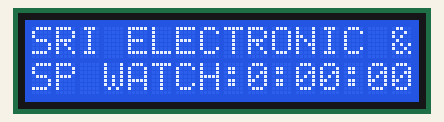
Bench run of a sketch on a simulated Arduino Uno, built with avr-gcc and run on an emulated ATmega328P. On the bench: 16×2 character LCD.

Above: at 0.3 s.
At 4.5 s:
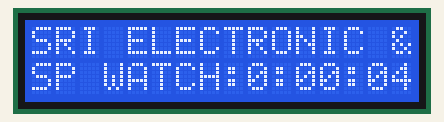
At 9.9 s:
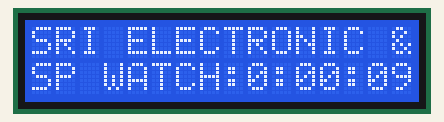
At 19.4 s:
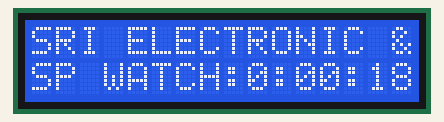
At 29.0 s:
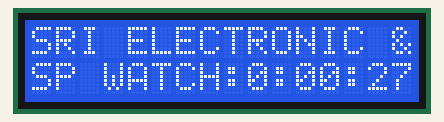
At 38.6 s:
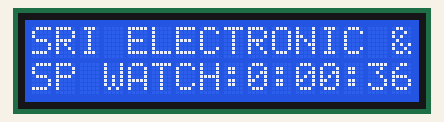

The sketch:

STOP_WATCH__HR___MIN___SEC_.ino
```cpp
#include <LiquidCrystal.h>
LiquidCrystal lcd(7, 6, 5, 4, 3, 2);

int count=0,count_1=0,count_2=0;

void Dec2ascii(unsigned char value)
{
  unsigned char x=0;

  x=value/10;
  lcd.print(x);
  delay(10);

  x=value%10;
  lcd.print(x);
  delay(10);
}

void setup()
{
  lcd.begin(16, 2);
  lcd.setCursor(0,0);
  lcd.print("SRI ELECTRONIC & EMBEDDED SOLUTIONS");
  delay(100);
}

void loop()
{
  lcd.setCursor(0,1);
  lcd.print("SP WATCH:");
  lcd.setCursor(9,1);
  Dec2ascii(count);
  lcd.setCursor(10,1);
  lcd.print(':');
  lcd.setCursor(11,1);
  Dec2ascii(count_1);
  lcd.setCursor(13,1);
  lcd.print(':');
  lcd.setCursor(14,1);
  Dec2ascii(count_2);

  count_2++;

  if(count_2>59)
  {
    count_1++;
    delay(10);
    count_2=0;
  }

  if(count_1>59)
  {
    count++;
    delay(10);
    count_1=0;
  }
  delay(1000);
}
```

Measured:
- what the display in image 0 shows lasts 1.0 s, from 0.2 s to 1.2 s
